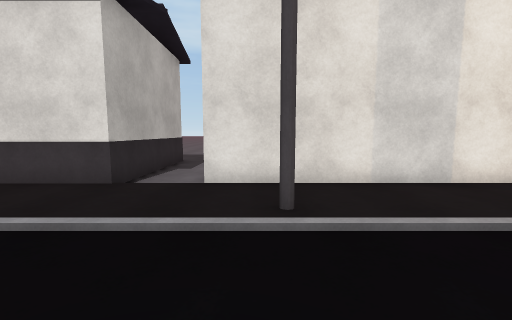
view 1 (above)

19 first-person views from a walk through a scene from a Unity 3-D project. The camera is 1.3 m above the floor, tilts 6° down and sees 90° across. Doors are open. The floor is counted in squares, 1 m on a side. Each view is taken from the middle of a square. On the plan, view 1 faces up. The plan holds only what a view shows up to about 13 squares ahead; the rest is blank. The place goes on beyond the plan. Surface patterns are stand-ins for the level's own textures.

view 2
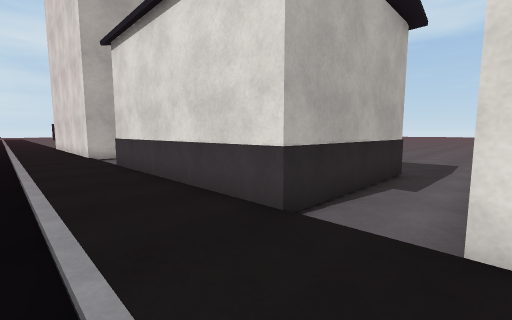

view 3
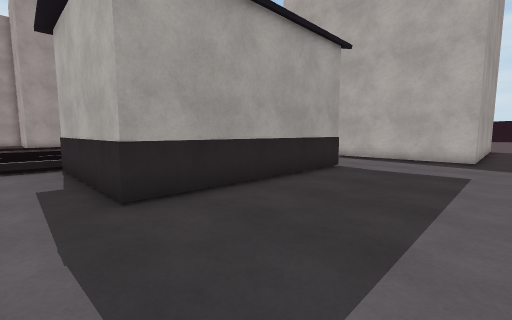

view 4
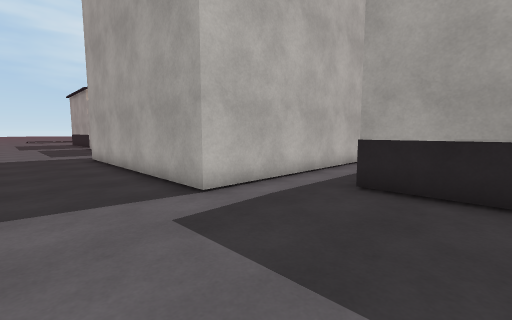

view 5
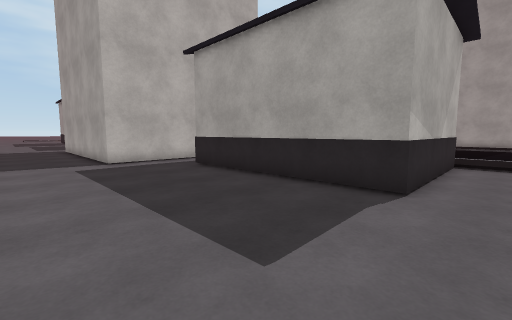

view 6
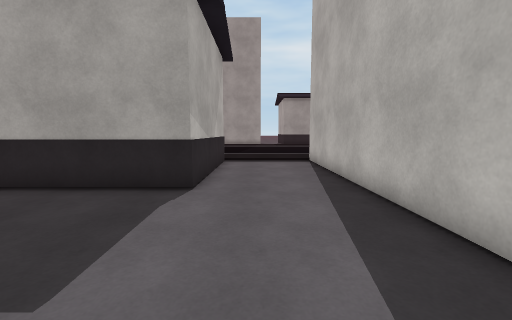

view 7
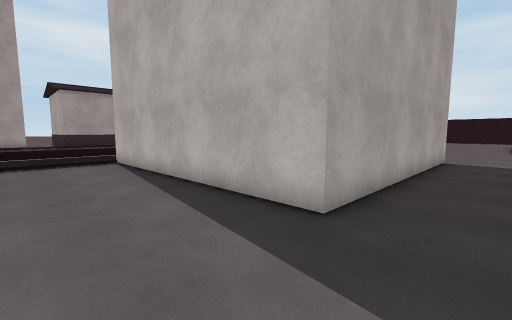

view 8
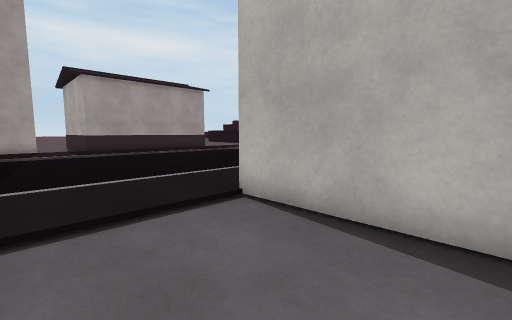

view 9
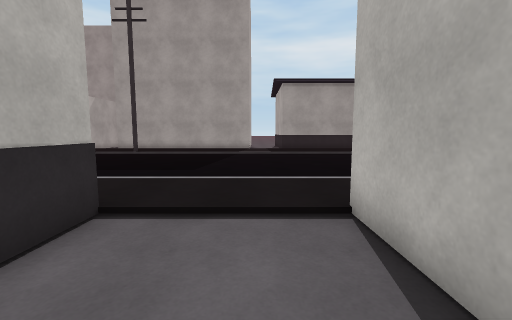

view 10
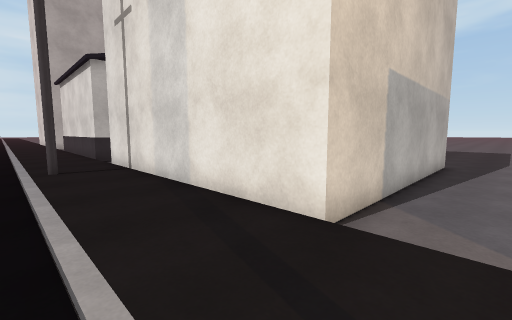

view 11
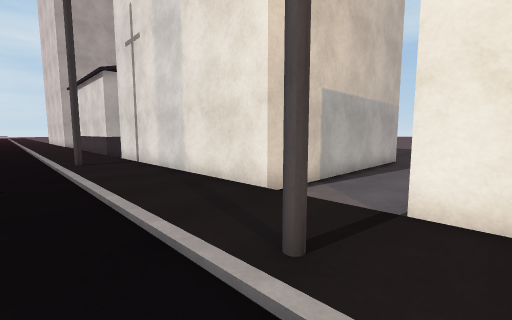

view 12
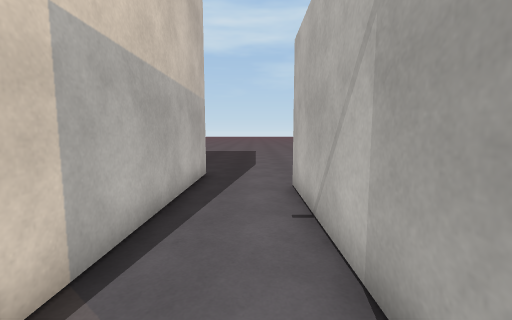

view 13
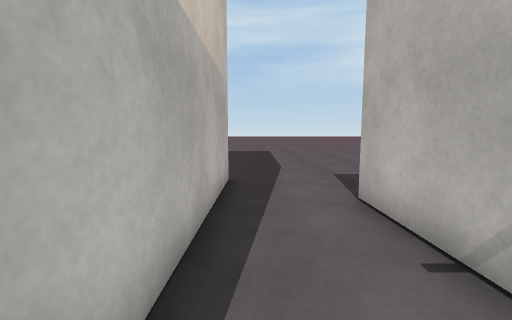

view 14
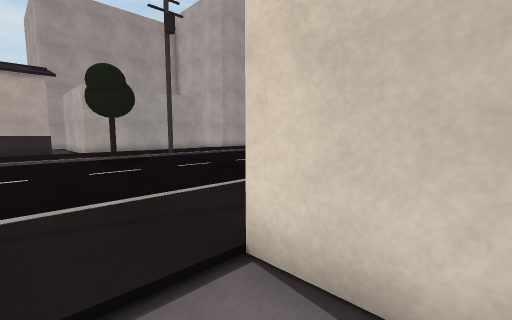

view 15
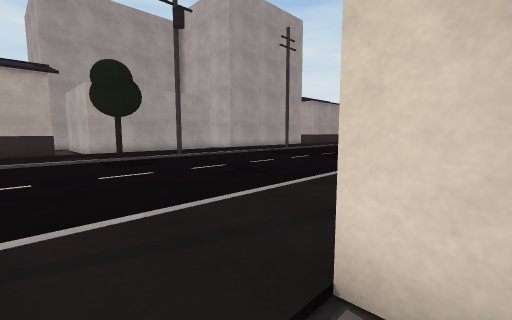

view 16
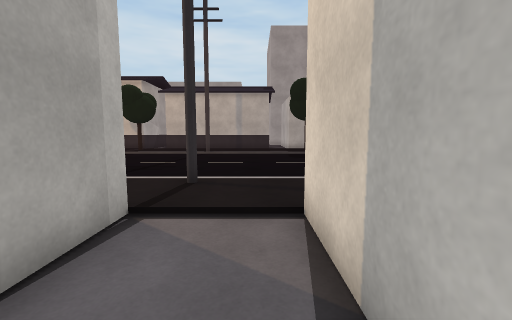

view 17
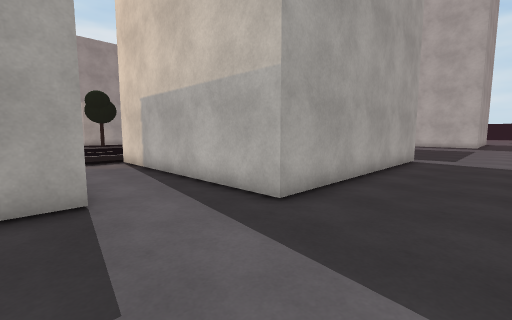

view 18
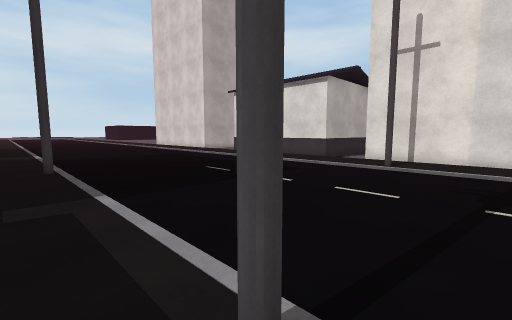

view 19
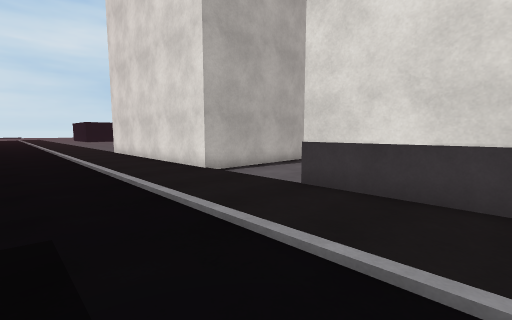

### Floor plan
Key: @ floor where view 1 was taken; # wall or solid block; . floor; / step, stairs or slope; O other object.
Columns run from 19 left of view 1 to 12 right of it. Each row starts with its distance up from view 1.
 18 ................................
 17 ................................
 16 ####............................
 15    #..............##########....
 14    #..............#        #....
 13    #..............#        #..##
 12    #....OOOOOOOO..#        #..#
 11    #....O      O..#        #..#
 10    #....O      O..#        #..#
  9    #....O      O..#        #..#
  8    #....O      O..#        #..#
  7    #....O      O..#        #..#
  6 ####////OOOOOOOO//##########//##
  5 ................................
  4 ...................#.........#..
  3 ................................
  2 ...........  ...................
  1 ............   .................
  0 ........        ...@............
 -1 ........         ...............
 -2  .......            ............
 -3  ......              ..........
 -4    ....               ... ....
 -5     ....           ...... ....
 -6      .................# ......
 -7      ................. . .....
 -8                         OO....
 -9                            ...
-10                            OOO
-11                             O

Positions as (right, up) in squares from view 1, and headings:
1: (0, 0), facing up
2: (-1, 3), facing up-left
3: (-2, 17), facing down-left
4: (-6, 18), facing down-right
5: (-13, 18), facing down-right
6: (-13, 18), facing down
7: (-12, 18), facing down-left
8: (-12, 10), facing down-left
9: (-14, 10), facing down
10: (10, 3), facing up-left
11: (12, 2), facing up-left
12: (10, 6), facing up
13: (9, 8), facing up
14: (10, 8), facing down-left
15: (10, 7), facing down-left
16: (9, 10), facing down
17: (12, 18), facing down-left
18: (4, -7), facing up-left
19: (-8, 1), facing up-left
